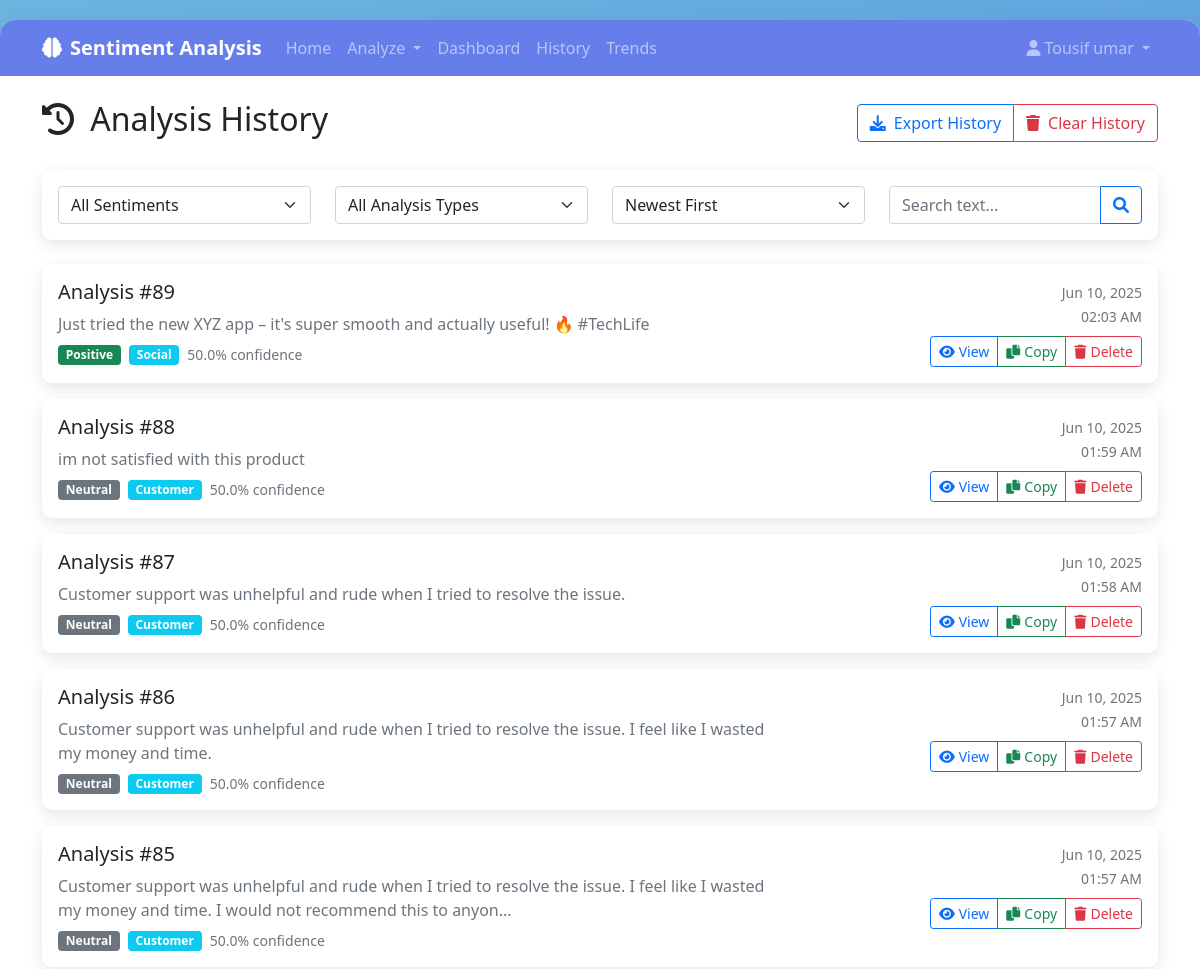
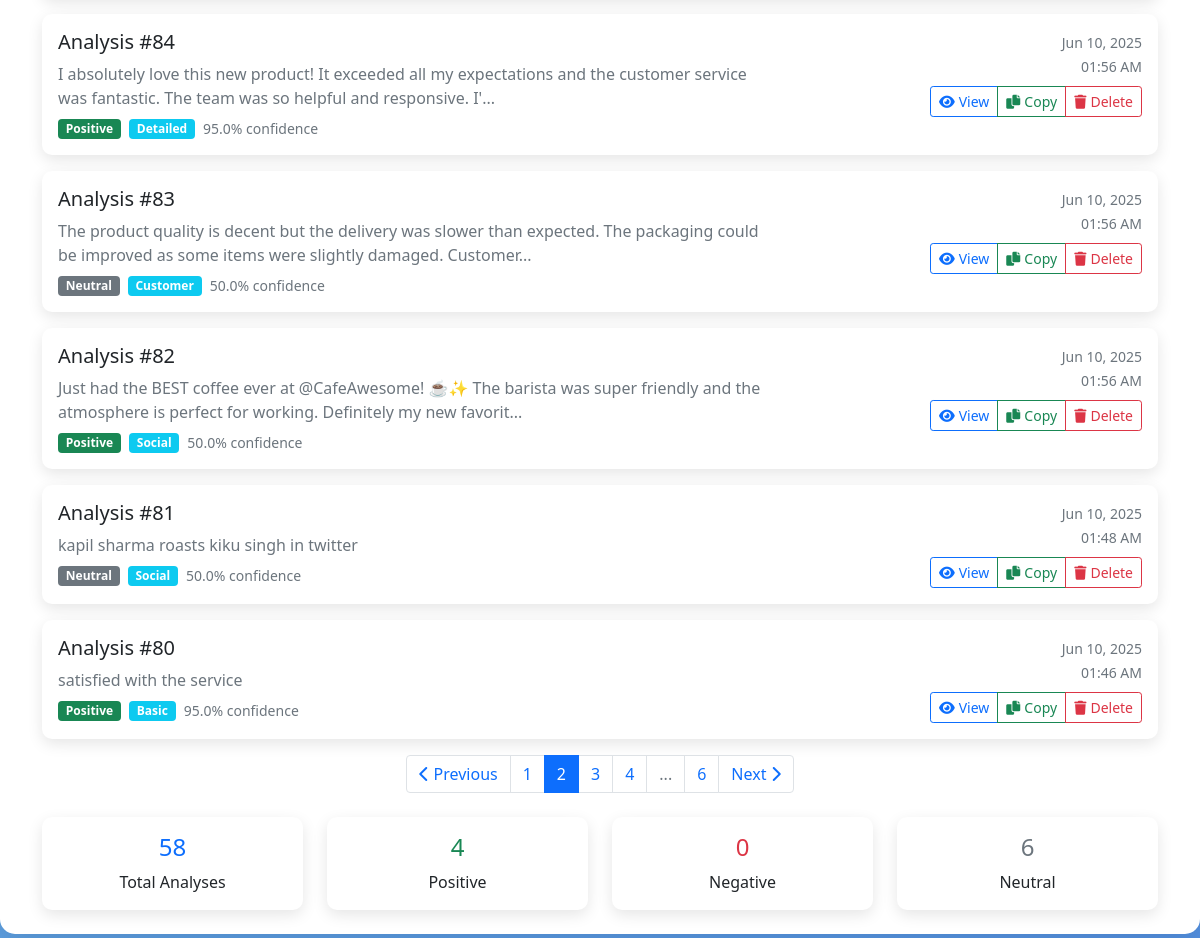
The app's page /history?page=2 (signed in) with its own data (2 pictures, top to bottom).
### app.py (models this page shows)
class SentimentAnalysis(db.Model):
    id = db.Column(db.Integer, primary_key=True)
    user_id = db.Column(db.Integer, db.ForeignKey('user.id'), nullable=True)
    text_content = db.Column(db.Text, nullable=False)
    analysis_type = db.Column(db.String(50), nullable=False)  # basic, detailed, psychological, social
    sentiment = db.Column(db.String(20), nullable=False)  # positive, negative, neutral
    confidence_score = db.Column(db.Float, nullable=False)
    emotions = db.Column(db.Text, nullable=True)  # JSON string of emotions
    psychological_insights = db.Column(db.Text, nullable=True)
    keywords = db.Column(db.Text, nullable=True)  # JSON string of keywords
    category = db.Column(db.String(50), nullable=True)
    created_at = db.Column(db.DateTime, default=datetime.utcnow)

### app.py (the view)
@app.route('/history')
def analysis_history():
    if 'user_id' not in session:
        return redirect(url_for('login'))
    page = request.args.get('page', 1, type=int)
    analyses = SentimentAnalysis.query.filter_by(user_id=session['user_id']).order_by(SentimentAnalysis.created_at.desc()).paginate(
        page=page, per_page=10, error_out=False)
    return render_template('history.html', analyses=analyses)

### templates/history.html (shortened to what this page needs)
{% extends "base.html" %}
{% block content %}
<div class="row">
    <div class="col-12">
        <div class="d-flex justify-content-between align-items-center mb-4">
            <h2>
                <i class="fas fa-history me-2"></i>
                Analysis History
            </h2>
            <div class="btn-group">
                <button class="btn btn-outline-primary" onclick="exportHistory()">
                    <i class="fas fa-download me-2"></i>Export History
                </button>
                <button class="btn btn-outline-danger" onclick="clearHistory()">
                    <i class="fas fa-trash me-2"></i>Clear History
                </button>
            </div>
        </div>
    </div>
</div>
<div class="card mb-4">
    <div class="card-body">
        <div class="row align-items-center">
            <div class="col-md-3">
                <select class="form-select" id="filterSentiment" onchange="applyFilters()">
                    <option value="all">All Sentiments</option>
                </select>
            </div>
            <div class="col-md-3">
                <select class="form-select" id="filterType" onchange="applyFilters()">
                    <option value="all">All Analysis Types</option>
                </select>
            </div>
            <div class="col-md-3">
                <select class="form-select" id="sortBy" onchange="applyFilters()">
                    <option value="newest">Newest First</option>
                </select>
            </div>
            <div class="col-md-3">
                <div class="input-group">
                    <input type="text" class="form-control" id="searchText" placeholder="Search text...">
                    <button class="btn btn-outline-primary" type="button" onclick="applyFilters()">
                        <i class="fas fa-search"></i>
                    </button>
                </div>
            </div>
        </div>
    </div>
</div>
{% if analyses.items %}
<div id="analysisContainer">
    {% for analysis in analyses.items %}
    <div class="card mb-3 analysis-item"
         data-sentiment="{{ analysis.sentiment }}"
         data-type="{{ analysis.analysis_type }}"
         data-date="{{ analysis.created_at.isoformat() }}"
         data-confidence="{{ analysis.confidence_score }}">
        <div class="card-body">
            <div class="row">
                <div class="col-md-8">
                    <h5 class="card-title mb-2">Analysis #{{ analysis.id }}</h5>
                    <p class="card-text text-muted mb-2">
                        {{ analysis.text_content[:150] }}{% if analysis.text_content|length > 150 %}...{% endif %}
                    </p>
                    <div class="d-flex align-items-center">
                        <span class="badge bg-{{ 'success' if analysis.sentiment == 'positive' else 'danger' if analysis.sentiment == 'negative' else 'secondary' }} me-2">
                            {{ analysis.sentiment|title }}
                        </span>
                        <span class="badge bg-info me-2">{{ analysis.analysis_type|title }}</span>
                        <small class="text-muted">{{ (analysis.confidence_score * 100)|round }}% confidence</small>
                    </div>
                </div>
                <div class="col-md-4 text-end">
                    <div class="mb-2">
                        <small class="text-muted">
                            {{ analysis.created_at.strftime('%b %d, %Y') }}<br>
                            {{ analysis.created_at.strftime('%I:%M %p') }}
                        </small>
                    </div>
                    <div class="btn-group" role="group">
                        <a href="{{ url_for('view_analysis', analysis_id=analysis.id) }}" class="btn btn-outline-primary btn-sm">
                            <i class="fas fa-eye me-1"></i>View
                        </a>
                        <button class="btn btn-outline-success btn-sm" onclick="copyAnalysis({{ analysis.id }})">
                            <i class="fas fa-copy me-1"></i>Copy
                        </button>
                        <button class="btn btn-outline-danger btn-sm" onclick="deleteAnalysis({{ analysis.id }})">
                            <i class="fas fa-trash me-1"></i>Delete
                        </button>
                    </div>
                </div>
            </div>
        </div>
    </div>
    {% endfor %}
</div>
<nav aria-label="Analysis history pagination">
    <ul class="pagination justify-content-center">
        {% if analyses.has_prev %}
        <li class="page-item">
            <a class="page-link" href="{{ url_for('analysis_history', page=analyses.prev_num) }}">
                <i class="fas fa-chevron-left"></i> Previous
            </a>
        </li>
        {% else %}
        <li class="page-item disabled">
            <span class="page-link"><i class="fas fa-chevron-left"></i> Previous</span>
        </li>
        {% endif %}
        {% for page_num in analyses.iter_pages(left_edge=1, right_edge=1, left_current=2, right_current=2) %}
            {% if page_num %}
                {% if page_num == analyses.page %}
                <li class="page-item active">
                    <span class="page-link">{{ page_num }}</span>
                </li>
                {% else %}
                <li class="page-item">
                    <a class="page-link" href="{{ url_for('analysis_history', page=page_num) }}">{{ page_num }}</a>
                </li>
                {% endif %}
            {% else %}
                <li class="page-item disabled">
                    <span class="page-link">...</span>
                </li>
            {% endif %}
        {% endfor %}
        {% if analyses.has_next %}
        <li class="page-item">
            <a class="page-link" href="{{ url_for('analysis_history', page=analyses.next_num) }}">
                Next <i class="fas fa-chevron-right"></i>
            </a>
        </li>
        {% else %}
        <li class="page-item disabled">
            <span class="page-link">Next <i class="fas fa-chevron-right"></i></span>
        </li>
        {% endif %}
    </ul>
</nav>
<div class="row mt-4">
    <div class="col-md-3">
        <div class="card text-center">
            <div class="card-body">
                <h4 class="text-primary">{{ analyses.total }}</h4>
                <p class="mb-0">Total Analyses</p>
            </div>
        </div>
    </div>
    <div class="col-md-3">
        <div class="card text-center">
            <div class="card-body">
                <h4 class="text-success">{{ analyses.items|selectattr('sentiment', 'equalto', 'positive')|list|length }}</h4>
                <p class="mb-0">Positive</p>
            </div>
        </div>
    </div>
    <div class="col-md-3">
        <div class="card text-center">
            <div class="card-body">
                <h4 class="text-danger">{{ analyses.items|selectattr('sentiment', 'equalto', 'negative')|list|length }}</h4>
                <p class="mb-0">Negative</p>
            </div>
        </div>
    </div>
    <div class="col-md-3">
        <div class="card text-center">
            <div class="card-body">
                <h4 class="text-secondary">{{ analyses.items|selectattr('sentiment', 'equalto', 'neutral')|list|length }}</h4>
                <p class="mb-0">Neutral</p>
            </div>
        </div>
    </div>
</div>
{% endif %}
{% endblock %}

### templates/base.html (style rules this page uses)
body { background: linear-gradient(135deg, #6cb5df 0%, #5390e0 100%); min-height: 100vh; font-family: 'Segoe UI', Tahoma, Geneva, Verdana, sans-serif; }
.card { border: none; box-shadow: 0 5px 15px rgba(0,0,0,0.1); border-radius: 10px; }

### records on screen
SentimentAnalysis: id "89", text_content "Just tried the new XYZ app – it's super smooth and actually useful! 🔥 #TechLife", sentiment "Positive", analysis_type "Social", (analysis.confidence_score*100)|round "50.0", created_at "Jun 10, 2025", created_at "02:03 AM"
SentimentAnalysis: id "88", text_content "im not satisfied with this product", sentiment "Neutral", analysis_type "Customer", (analysis.confidence_score*100)|round "50.0", created_at "Jun 10, 2025", created_at "01:59 AM"
SentimentAnalysis: id "87", text_content "Customer support was unhelpful and rude when I tried to resolve the issue.", sentiment "Neutral", analysis_type "Customer", (analysis.confidence_score*100)|round "50.0", created_at "Jun 10, 2025", created_at "01:58 AM"
SentimentAnalysis: id "86", text_content "Customer support was unhelpful and rude when I tried to resolve the issue. I feel like I wasted my money and time.", sentiment "Neutral", analysis_type "Customer", (analysis.confidence_score*100)|round "50.0", created_at "Jun 10, 2025", created_at "01:57 AM"
SentimentAnalysis: id "85", text_content "Customer support was unhelpful and rude when I tried to resolve the issue. I feel like I wasted my money and time. I would not recommend this to anyon", sentiment "Neutral", analysis_type "Customer", (analysis.confidence_score*100)|round "50.0", created_at "Jun 10, 2025", created_at "01:57 AM"
SentimentAnalysis: id "84", text_content "I absolutely love this new product! It exceeded all my expectations and the customer service was fantastic. The team was so helpful and responsive. I'", sentiment "Positive", analysis_type "Detailed", (analysis.confidence_score*100)|round "95.0", created_at "Jun 10, 2025", created_at "01:56 AM"
SentimentAnalysis: id "83", text_content "The product quality is decent but the delivery was slower than expected. The packaging could be improved as some items were slightly damaged. Customer", sentiment "Neutral", analysis_type "Customer", (analysis.confidence_score*100)|round "50.0", created_at "Jun 10, 2025", created_at "01:56 AM"
SentimentAnalysis: id "82", text_content "Just had the BEST coffee ever at @CafeAwesome! ☕️✨ The barista was super friendly and the atmosphere is perfect for working. Definitely my new favorit", sentiment "Positive", analysis_type "Social", (analysis.confidence_score*100)|round "50.0", created_at "Jun 10, 2025", created_at "01:56 AM"
SentimentAnalysis: id "81", text_content "kapil sharma roasts kiku singh in twitter", sentiment "Neutral", analysis_type "Social", (analysis.confidence_score*100)|round "50.0", created_at "Jun 10, 2025", created_at "01:48 AM"
SentimentAnalysis: id "80", text_content "satisfied with the service", sentiment "Positive", analysis_type "Basic", (analysis.confidence_score*100)|round "95.0", created_at "Jun 10, 2025", created_at "01:46 AM"

### other values on screen
{{ session.user_name }} "Tousif umar"
{{ page_num }} "1" "3" "4" "6"
{{ page_num }} "2"
{{ analyses.total }} "58"
